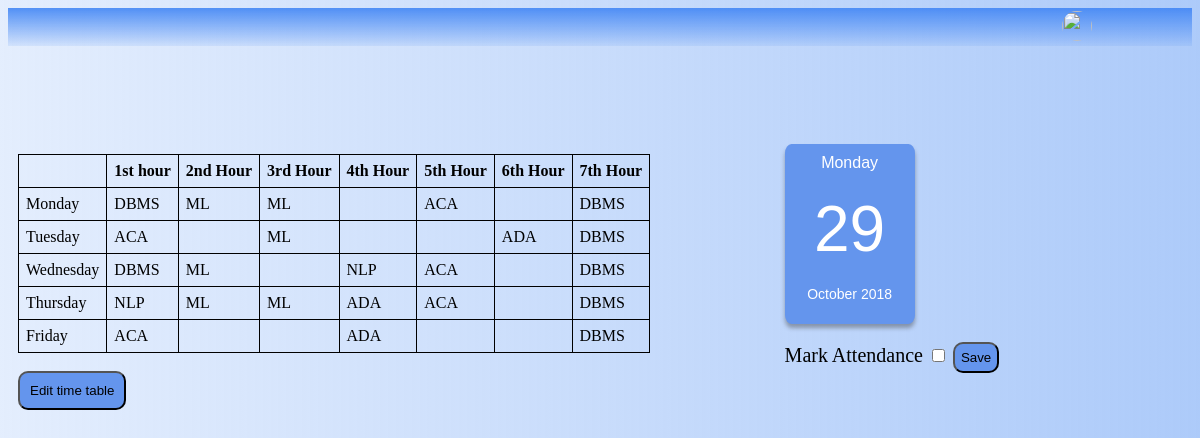
The page /fac_page.php (signed in) on the database its author committed.
### tables this page shows
CREATE TABLE `timetable` (
  `id` int(11) NOT NULL,
  `Day` varchar(10) NOT NULL,
  `1st_Hour` text,
  `2nd_Hour` text,
  `3rd_Hour` text,
  `4th_Hour` text,
  `5th_Hour` text,
  `6th_Hour` text,
  `7th_Hour` text,
  `No_free_slots` int(11) NOT NULL DEFAULT '0'
);

### fac_page.php (the view, shortened to what this page needs)
<!doctype html>
<html>
<head>
<link rel="stylesheet" type="text/css" href="mycss.css">
</head>
<body>
<?php
	$mysqli = new MySQLi('localhost','root','','webproject');
	?>
<div class="wrapper">
<div class="navbar">
	<div class="drBtn">
		<img src="login_avatar.png" id="icaret">
	</div>
</div>
<br/>
  <div class="column">
	<div class="column_left">
	<?php
		$sql = "SELECT * FROM timetable WHERE id=" . $_SESSION['id'];
	$select = $mysqli->query($sql);
	$res = mysqli_num_rows($select);
	if($res>0)
	{
		$arr = array('Monday','Tuesday','Wednesday','Thursday','Friday');
		echo("<table>
		<tr>
			<th></th>
			<th>1st hour</th>
			<th>2nd Hour</th>
			<th>3rd Hour</th>
			<th>4th Hour</th>
			<th>5th Hour</th>
			<th>6th Hour</th>
			<th>7th Hour</th>
		</tr>");
		for($i=0;$i<5;$i++)
		{
			$sql6 = "SELECT * FROM timetable WHERE Day='" . $arr[$i] ."' AND id='" . $_SESSION['id'] . "'";
			$sel2 = $mysqli->query($sql6);
			$res2 = mysqli_num_rows($sel2);
			if($res2>0)
			{
				$row = mysqli_fetch_assoc($sel2);
				echo("<tr>
						<td>" . $arr[$i] . "</td>
						<td>" . $row['1st_Hour'] . "</td>
						<td>" . $row['2nd_Hour'] . "</td>
						<td>" . $row['3rd_Hour'] . "</td>
						<td>" . $row['4th_Hour'] . "</td>
						<td>" . $row['5th_Hour'] . "</td>
						<td>" . $row['6th_Hour'] . "</td>
						<td>" . $row['7th_Hour'] . "</td>
					  </tr>");
			}
		}
		echo("</table>");
	}
		?>
	<br/>
		<button onClick="myFn()" id="btn">
			Edit time table
		</button>
		<br><br>
	</div>
	<div class="column_right">
		<div id="calendar">
            <p id="calendar-day"></p>
            <p id="calendar-date"></p>
            <p id="calendar-month-year"></p>
        </div>
        <br>
        <form method="post" action="markAtt.php" id="f1">
        Mark Attendance	<input type="checkbox" name="att">
        	<input type="submit" name="submit" value="Save" id="subm">
        </form>
	</div>
  </div>
	</div>
</body>
</html>

### mycss.css (style rules this page uses)
body { background-image: linear-gradient(to right,rgba(164, 197, 249,0.3),rgba(164, 197, 249,0.9)); background-size: auto; height: 100%; }
button { padding: 10px; border-radius: 10px; width: auto; height: auto; text-align: center; background-color: cornflowerblue; }
table,th,td { border: 1px solid black; border-collapse: collapse; padding: 7px; }
p { font-size: 18px; padding-left: 20px; }
.wrapper { height: 100%; }
.column { display: flex; flex-wrap: nowrap; margin-top: 30px; height: 100%; }
.wrapper .column .column_right { float: right; width: 35%; margin-top: 50px; outline: thin #1A2264; border: 1px #34175C; }
.wrapper .column .column_left { float: left; width: 65%; padding: 10px; margin-top: 50px; }
#calendar { width: 130px; height: 180px; background-color: cornflowerblue; color: #fff; border-radius: 5%; box-shadow: 0 4px 4px 0 rgba(50, 50, 50, 0.4); position: relative; margin-right: 30px; }
#calendar>p { font-family: Verdana, Arial, sans-serif; padding: 10px 0; margin: 0; color: #fff; text-align: center; }
#calendar-day { font-size: 16px; }
#calendar-month-year { font-size: 14px; }
#calendar-date { font-size: 64px; padding-top: 10px; padding-bottom: 0; }
#icaret { width: 30px; height: 30px; border-radius: 50%; }
#f1 { box-sizing: border-box; font-size: 20px; }
#subm { padding: 6px; border-radius: 10px; width: auto; height: auto; text-align: center; background-color: cornflowerblue; }
.navbar { overflow: hidden; background-image: linear-gradient(to bottom,rgba(66, 134, 244,0.9),rgba(66, 134, 244,0.1)); background-blend-mode: lighten; }
.drBtn { float: right; margin-right: 100px; padding-top: 3px; padding-bottom: 1px; transition: display 2s; }
input[type=submit] { padding: 6px; border-radius: 10px; width: auto; height: auto; text-align: center; background-color: cornflowerblue; }

### rows shown on the page
timetable: i "Monday", 1st_Hour "DBMS", 2nd_Hour "ML", 3rd_Hour "ML", 5th_Hour "ACA", 7th_Hour "DBMS"
timetable: i "Tuesday", 1st_Hour "ACA", 3rd_Hour "ML", 6th_Hour "ADA", 7th_Hour "DBMS"
timetable: i "Wednesday", 1st_Hour "DBMS", 2nd_Hour "ML", 4th_Hour "NLP", 5th_Hour "ACA", 7th_Hour "DBMS"
timetable: i "Thursday", 1st_Hour "NLP", 2nd_Hour "ML", 3rd_Hour "ML", 4th_Hour "ADA", 5th_Hour "ACA", 7th_Hour "DBMS"
timetable: i "Friday", 1st_Hour "ACA", 4th_Hour "ADA", 7th_Hour "DBMS"
